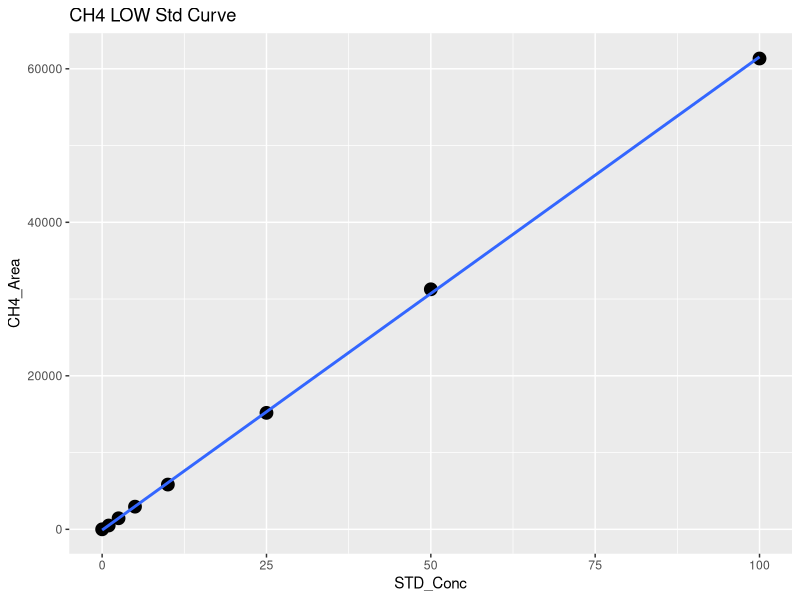
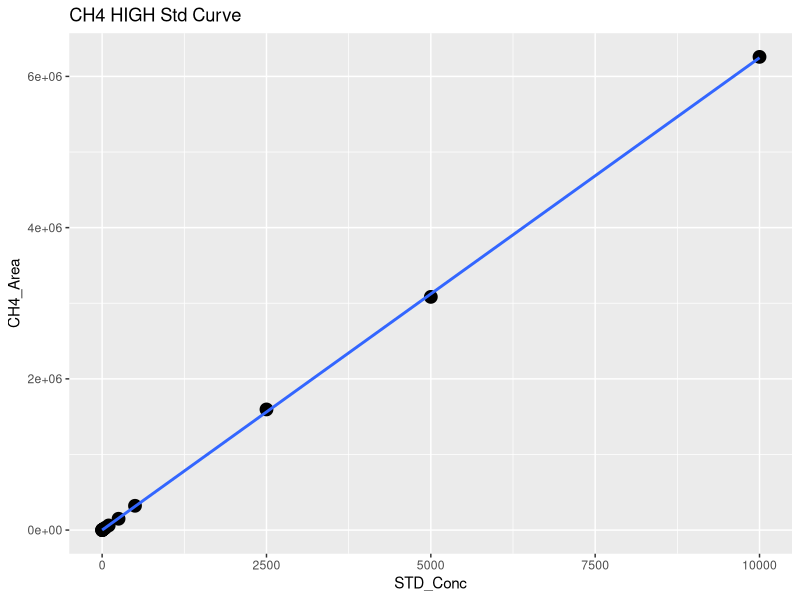
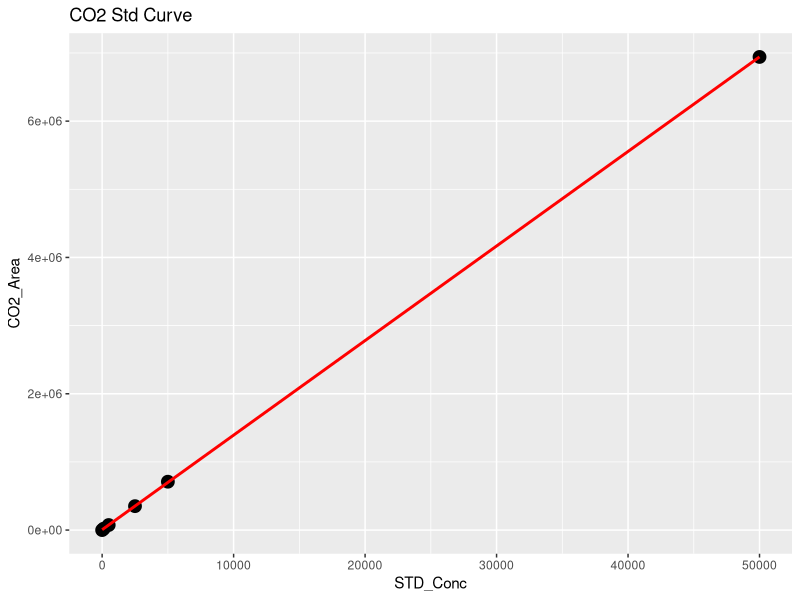
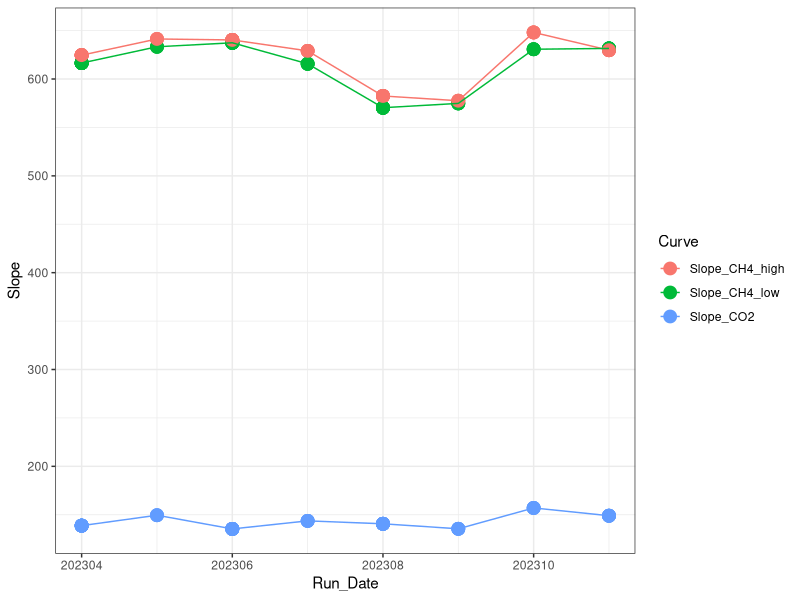

Write the R code that produced these figures, in order. (Note: this script raises an error after producing the figures.)
## ---- chunk 1
library(dplyr)
library(ggplot2)
library(ggpubr)
library(stringr)
## ---- chunk 2
#Read in June Data 
raw <- read.csv("2023 Raw Data/TEMPEST_SGAS_April_2023_entered.csv")
head(raw)

#pull out methane standards
stds_ch4 <-  raw %>%  
  filter(str_detect(Sample_Type, "STD_CH4"))
#head(stds_ch4)

#split into high curve and low curve for CH4
stds_ch4_low <- stds_ch4  %>%  
  filter(!STD_Conc > 100)

#Low curve for CH4
CH4_Low <- ggplot(stds_ch4_low, aes(STD_Conc, CH4_Area)) + geom_point(size=4) + 
  geom_smooth(method = "lm", se = FALSE) + labs(title="CH4 LOW Std Curve")
CH4_Low

CH4_Low_lm <- lm(stds_ch4_low$CH4_Area ~ stds_ch4_low$STD_Conc)
summary(CH4_Low_lm)
cf <- coef(CH4_Low_lm)

#create data frame with 1 rows and 0 columns
Slope_CH4_low <- data.frame(matrix(ncol = 0, nrow = 1))
Slope_CH4_low$Curve <- "Slope_CH4_low"
Slope_CH4_low$R2 <- summary(CH4_Low_lm)$adj.r.squared
Slope_CH4_low$Slope <- cf[2]
Slope_CH4_low$Intercept <- cf[1]
#head(Slope_CH4_low)

#High curve for CH4
CH4_High <- ggplot(stds_ch4, aes(STD_Conc, CH4_Area)) + geom_point(size=4) + 
  geom_smooth(method = "lm", se = FALSE) + labs(title="CH4 HIGH Std Curve")
CH4_High

stds_ch4_lm <- lm(stds_ch4$CH4_Area ~ stds_ch4$STD_Conc)
summary(stds_ch4_lm)
cf <- coef(stds_ch4_lm)

#create data frame with 1 rows and 0 columns
Slope_CH4_high <- data.frame(matrix(ncol = 0, nrow = 1))
Slope_CH4_high$Curve <- "Slope_CH4_high"
Slope_CH4_high$R2 <- summary(stds_ch4_lm)$adj.r.squared
Slope_CH4_high$Slope <- cf[2]
Slope_CH4_high$Intercept <- cf[1]
#head(Slope_CH4_high)

#pull out co2 standards
stds_co2 <-  raw %>%  
  filter(str_detect(Sample_Type, "STD_CO2"))
#head(stds_co2)

#CO2 Curve
CO2_stds <- ggplot(stds_co2, aes(STD_Conc, CO2_Area)) + geom_point(size=4) + 
  geom_smooth(method = "lm", se = FALSE, color="red") + labs(title="CO2 Std Curve")
CO2_stds

stds_co2_lm <- lm(stds_co2$CO2_Area ~ stds_co2$STD_Conc)
summary(stds_co2_lm)
cf <- coef(stds_co2_lm)

#create data frame with 1 rows and 0 columns
Slope_CO2 <- data.frame(matrix(ncol = 0, nrow = 1))
Slope_CO2$Curve <- "Slope_CO2"
Slope_CO2$R2 <- summary(stds_co2_lm)$adj.r.squared
Slope_CO2$Slope <- cf[2]
Slope_CO2$Intercept <- cf[1]
#head(Slope_CO2)

#pull all the slopes together into one dataframe 
Slopes <- rbind(Slope_CH4_low, Slope_CH4_high, Slope_CO2)
#head(Slopes)

Slopes$Run_Date <- c(202304, 202304, 202304)

log <- read.csv("2023 Raw Data/COMPASS_TEMPEST_Varian_QAQC_2023.csv")
head(log)
log <- log[ ,-c(1)]
log <- rbind(log, Slopes)

Slopes_chk <- ggplot(log, aes(Run_Date, Slope, col=Curve)) + geom_point(size=4) + geom_line() + theme_bw()
Slopes_chk

write.csv(log, "2023 Raw Data/COMPASS_TEMPEST_Varian_QAQC_2023.csv")
## ---- chunk 3
#head(raw)

#pull out methane standards
Samples <-  raw %>%  
  filter(!str_detect(Sample_Type, "STD_CH4")) %>%  
  filter(!str_detect(Sample_Type, "STD_CO2")) %>%  
  filter(!str_detect(Sample_Type, "Blank")) %>%  
  filter(!str_detect(Sample_Type, "Chk_STD")) %>%  
   filter(!str_detect(Sample_Type, "CHKSTD")) %>%
  filter(!str_detect(Sample_Type, "NA"))
#head(Samples)

#Now flag any areas that are above the 100ppm area for CH4
Samples$CH4_Curve <- ifelse(Samples$CH4_Area >71000, "High", "Low")
#head(Samples)

#Calculate CH4 concentrations in ppm
Samples$CH4_Conc_ppm <- ifelse(Samples$CH4_Area >71000, (Samples$CH4_Area-Slope_CH4_high$Intercept)/Slope_CH4_high$Slope,                                       (Samples$CH4_Area-Slope_CH4_low$Intercept)/Slope_CH4_low$Slope )

#Calculate CO2 concentrations in ppm 
Samples$CO2_Conc_ppm <- ((Samples$CO2_Area-Slope_CO2$Intercept)/Slope_CO2$Slope) 

#head(Samples)

##########make flags for any dilutions needed 
#highest CH4 standard = 10000
#highest CO2 standard = 50000

Samples$CH4_Flag <- ifelse(Samples$CH4_Conc_ppm >10000, "Needs Dilution", "Within Range")
Samples$CO2_Flag <- ifelse(Samples$CO2_Conc_ppm >50000, "Needs Dilution", "Within Range")
#head(Samples)

## ---- chunk 4

chks <-  raw %>%  
  filter(!str_detect(Sample_Type, "STD_CH4")) %>%  
  filter(!str_detect(Sample_Type, "STD_CO2")) %>%  
  filter(!str_detect(Sample_Type, "Blank")) %>%  
  filter(!str_detect(Sample_Type, "Unknown")) %>%  
  filter(!str_detect(Sample_Type, "NA"))
#head(chks)

#Calculate CH4 concentrations in ppm
chks$CH4_Conc_ppm <- ifelse(chks$CH4_Area >71000, 
                      (chks$CH4_Area-Slope_CH4_high$Intercept)/Slope_CH4_high$Slope,                                       (chks$CH4_Area-Slope_CH4_low$Intercept)/Slope_CH4_low$Slope )

#Calculate CO2 concentrations in ppm 
chks$CO2_Conc_ppm <- ((chks$CO2_Area-Slope_CO2$Intercept)/Slope_CO2$Slope)



#change this if check standard concentrations are different 
level_ch4 <- 5      #ppm
level_co2 <- 1000   #ppm

#calculate percent difference of check standards 
chks$Ch4_diff <- ((chks$CH4_Conc_ppm - level_ch4)/((chks$CH4_Conc_ppm + level_ch4)/2)) * 100
chks$CH4_diff_flag <-  ifelse(chks$Ch4_diff <10, 'YES', 'NO, rerun')

chks$CO2_diff <- ((chks$CO2_Conc_ppm - level_co2)/((chks$CO2_Conc_ppm + level_co2)/2)) * 100
chks$CO2_diff_flag <-  ifelse(chks$CO2_diff <10, 'YES', 'NO, rerun')

#now plot the Ch4 concentrations and the CO2 concentrations vs. the expected concentration 
#then also make the color the percent difference between the expected and observed concentration 

ch4_chk <-  ggplot(data = chks, aes(x = Sample_ID, y = CH4_Conc_ppm, fill=CH4_diff_flag)) +
       geom_bar(stat = 'identity') + 
        scale_fill_manual(values=c("darkgreen", "darkgrey"))+
        #scale_fill_gradient2(low='red', mid='white', high='blue', space='Lab') + 
        theme_classic() + labs(x= " ", y="Percent Difference  (%)", title="Check Stds: CH4") + 
        theme(legend.position="bottom") +  geom_hline(yintercept=level_ch4, linetype="dashed", 
                color = "black", size=1)


co2_chk <-  ggplot(data = chks, aes(x = Sample_ID, y = CO2_Conc_ppm, fill=CO2_diff_flag)) +
       geom_bar(stat = 'identity') + 
        scale_fill_manual(values=c("darkgreen", "darkgrey"))+
        #scale_fill_gradient2(low='red', mid='white', high='blue', space='Lab') + 
        theme_classic() + labs(x= " ", y="Percent Difference  (%)", title="Check Stds: CO2") + 
        theme(legend.position="bottom") +  geom_hline(yintercept=level_co2, linetype="dashed", 
                color = "black", size=1)

ggarrange(ch4_chk, co2_chk, nrow=1, ncol=2)


## ---- chunk 5

#multiply the concentration by the dilution factor
Samples$CH4_Conc_ppm_dilcorr <- (Samples$CH4_Conc_ppm * Samples$Dilution_Factor)

Samples$CO2_Conc_ppm_dilcorr <- (Samples$CO2_Conc_ppm * Samples$Dilution_Factor)

#check results
#head(Samples)

#quick first look at the samples 
ch4_samples <-  ggplot(data = Samples, aes(x = Sample_ID, y = CH4_Conc_ppm, fill=CH4_Flag)) +
       geom_bar(stat = 'identity') + 
        scale_fill_manual(values=c("darkgreen","red"))+
        #scale_fill_gradient2(low='red', mid='white', high='blue', space='Lab') + 
        theme_classic() + labs(x= " ", y="CH4 (ppm)", title="CH4: Green = Within Range") + 
        theme(legend.position="none") 


co2_samples <-  ggplot(data = Samples, aes(x = Sample_ID, y = CO2_Conc_ppm, fill=CO2_Flag)) +
       geom_bar(stat = 'identity') + 
        scale_fill_manual(values=c("darkgreen","red"))+
        #scale_fill_gradient2(low='red', mid='white', high='blue', space='Lab') + 
        theme_classic() + labs(x= " ", y="CO2 (ppm)", title="CO2: Green = Within Range") + 
        theme(legend.position="none") 

ggarrange(ch4_samples, co2_samples, nrow=1, ncol=2)


## ---- chunk 6

# Convert ppm CH4 to total umol CH4 in the sample headspace
# use Ideal Gas Law:  
#   hdsp umol CH4 = ppm CH4*(PV/RT) 
#      P = 1 (pressure in atm)
#      R = 0.082 (gas constant)
#      V = 0.015 (gas syringe volume in L)
#      T = "TempC" column value in Kelvin (equilibration temperature)

#set the volume used for the sample
volume = 0.02
Tempc = 25 #I am assuming 25C not sure how we want to handle this

#Calculate CH4 concentrations in ppm
Samples$CH4_Conc_umol <- ifelse(Samples$G_W == "W",
                    (Samples$CH4_Conc_ppm_dilcorr*((1*volume/1000)/(0.08206*(TempC+273.15))))/(volume/1000),
                    ((((Samples$CH4_Conc_ppm_dilcorr/1000))/16.04)*1000000  ))
Samples$CO2_Conc_umol <- ifelse(Samples$G_W == "W",
                    (Samples$CO2_Conc_ppm_dilcorr*((1*volume/1000)/(0.08206*(TempC+273.15))))/(volume/1000),
                    ((((Samples$CO2_Conc_ppm_dilcorr/1000))/16.04)*1000000  ))

#quick first look at the samples 
ch4_samples1 <-  ggplot(data = Samples, aes(x = Sample_ID, y = CH4_Conc_umol, fill=G_W)) +
       geom_bar(stat = 'identity') + 
        scale_fill_manual(values=c("darkgrey","darkblue"))+
        #scale_fill_gradient2(low='red', mid='white', high='blue', space='Lab') + 
        theme_classic() + labs(x= " ", y="CH4 (uM)", title="CH4: Blue = PW Sample") + 
        theme(legend.position="none") 


co2_samples1 <-  ggplot(data = Samples, aes(x = Sample_ID, y = CO2_Conc_umol, fill=G_W)) +
       geom_bar(stat = 'identity') + 
        scale_fill_manual(values=c("darkgrey","darkblue"))+
        #scale_fill_gradient2(low='red', mid='white', high='blue', space='Lab') + 
        theme_classic() + labs(x= " ", y="CO2 (uM)", title="CO2: Blue = PW Sample") + 
        theme(legend.position="none") 

ggarrange(ch4_samples1, co2_samples1, nrow=1, ncol=2)

## ---- chunk 7
#check results
#head(Samples)

#pull out what we need 
Samples1 <- Samples[ ,c(1:3,6:16,20, 24:29)]
#head(Samples1)

write.csv(Samples1, "2023 Processed Data/COMPASS_TEMPEST_SGW_202304_Processed.csv")
